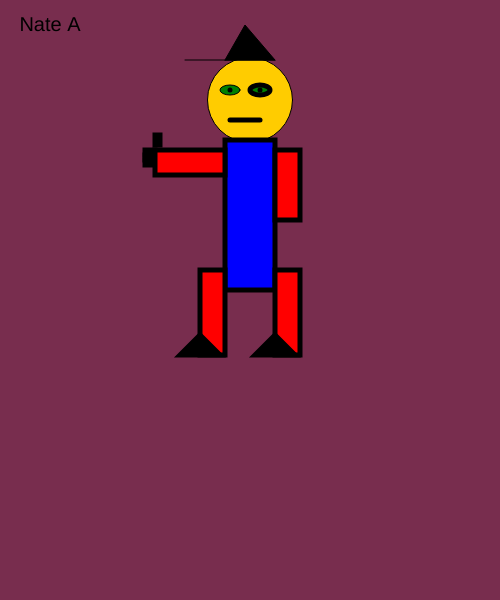
Frame 1 (no input)
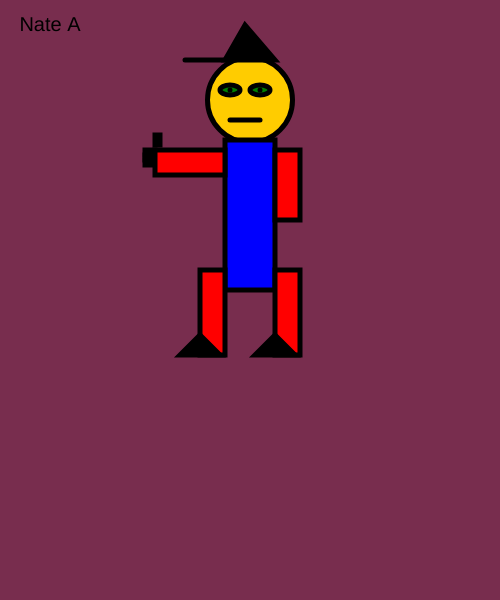
Frame 60 (no input)
Frame 120 (the mouse pressed at the canvas centre since frame 60): identical to frame 60, image omitted

The p5.js sketch that drew these frames (run headless with seeded random() and noise() and a simulated clock; from frame 60 on, the mouse is pressed at the canvas centre):

// p5.js sketch
// ── sketch.js
var x = 100;
var y = 100;
function setup()
{
    createCanvas(500, 600);
}
function draw()
{
    background(120,45,78);
    textSize(20);
//    text("X: " + mouseX,100,200 );
//    text("Y: " + mouseY,100,220 );
//head
    fill(255, 204, 0);
    circle(250,100,85);
    fill("black");
//hat
    triangle(225, 60, 245, 25, 275, 60);
    line(185, 60, 225, 60);
//eyes
    fill("green");
    ellipse(230, 90, 20, 10);
    strokeWeight(5);
    point(230, 90);
    fill("green")
    ellipse(260, 90, 20, 10);
    point(260, 90);
//body
    fill("blue");
    rect(225,140,50,150);
//thumbs up.
    fill("red");
    rect(155, 135, 5, 10);
    rect(145, 150, 10, 5);
    rect(145, 155, 10, 5);
    rect(145, 160, 10, 5);
//legs and arms
    rect(155, 150, 70, 25);
    rect(275, 150, 25, 70);
    rect(200, 270, 25, 85);
    rect(275, 270, 25, 85);
//feet
    fill("black");
    triangle(180, 355, 200, 335, 220, 355);
    triangle(255, 355, 275, 335, 295, 355);
//Name in the title.
    line(230,120,260,120)
    textAlign(CENTER, TOP);
    text("Nate A", 50, 15);
}
